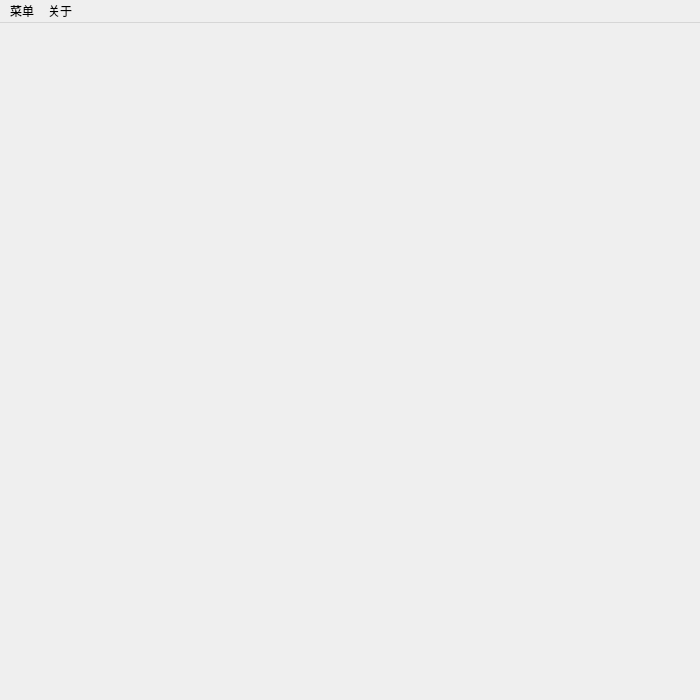
<?xml version="1.0" encoding="UTF-8"?>
<ui version="4.0">
 <class>Chessboard</class>
 <widget class="QMainWindow" name="Chessboard">
  <property name="geometry">
   <rect>
    <x>0</x>
    <y>0</y>
    <width>700</width>
    <height>700</height>
   </rect>
  </property>
  <property name="minimumSize">
   <size>
    <width>700</width>
    <height>700</height>
   </size>
  </property>
  <property name="maximumSize">
   <size>
    <width>700</width>
    <height>723</height>
   </size>
  </property>
  <property name="windowTitle">
   <string>Chessboard</string>
  </property>
  <widget class="QWidget" name="centralWidget"/>
  <widget class="QMenuBar" name="menuBar">
   <property name="geometry">
    <rect>
     <x>0</x>
     <y>0</y>
     <width>700</width>
     <height>23</height>
    </rect>
   </property>
   <widget class="QMenu" name="menu">
    <property name="title">
     <string>菜单</string>
    </property>
    <addaction name="action_new"/>
    <addaction name="action_close"/>
   </widget>
   <widget class="QMenu" name="menu_about">
    <property name="title">
     <string>关于</string>
    </property>
    <addaction name="action_about"/>
   </widget>
   <addaction name="menu"/>
   <addaction name="menu_about"/>
  </widget>
  <action name="action_close">
   <property name="text">
    <string>退出</string>
   </property>
  </action>
  <action name="action_about">
   <property name="text">
    <string>关于</string>
   </property>
  </action>
  <action name="action_new">
   <property name="text">
    <string>开始新游戏</string>
   </property>
  </action>
 </widget>
 <layoutdefault spacing="6" margin="11"/>
 <resources/>
 <connections>
  <connection>
   <sender>action_close</sender>
   <signal>triggered()</signal>
   <receiver>Chessboard</receiver>
   <slot>close()</slot>
   <hints>
    <hint type="sourcelabel">
     <x>-1</x>
     <y>-1</y>
    </hint>
    <hint type="destinationlabel">
     <x>199</x>
     <y>149</y>
    </hint>
   </hints>
  </connection>
 </connections>
</ui>
